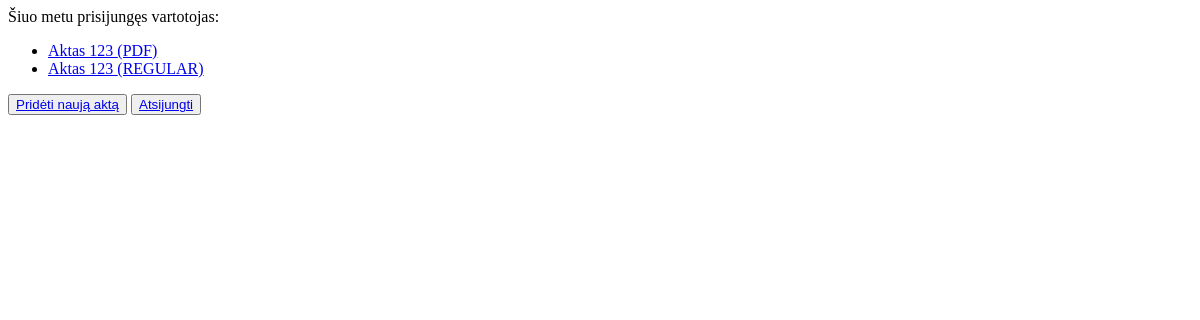
The app's page /polls/ (signed in), older data.
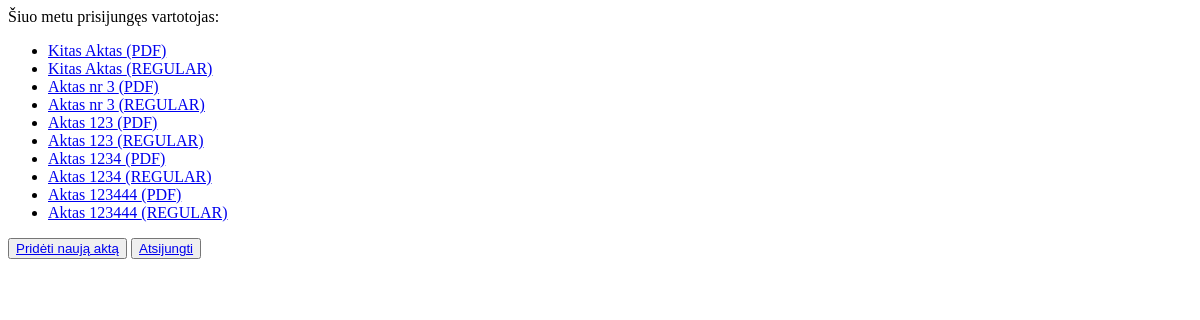
The same page, newer data.
### polls/models.py (models this page shows, shortened)
class Aktas(models.Model):
    pavadinimas = models.CharField(max_length=200, blank=True)
    istaiga = models.CharField(max_length=200)
    data = models.DateTimeField('date published')
    istatymo_nr = models.IntegerField()
    direktorius = models.CharField(max_length=200)
    pirmininkas = models.ForeignKey(Narys, on_delete=models.CASCADE, blank=True, null=True)
    nariai = models.ManyToManyField(Narys, related_name = 'Narys',  blank=True)
    pirkimo_dokumentai = models.ManyToManyField(Pirkimo_Dokumentas)
    vieta = models.ForeignKey(Vieta, on_delete=models.CASCADE)
    vertybe = models.ManyToManyField(Vertybe)
    menesis = models.IntegerField(blank = True, null=True)
    metai = models.IntegerField(blank = True, null=True)

### polls/views.py (the view)
@login_required
def index(request):
    latest_aktas_list = Aktas.objects.order_by('-data')[:5]
    template = loader.get_template('polls/index.html')
    context = { 'latest_aktas_list':latest_aktas_list, }
    return render(request, 'polls/index.html', context)

### polls/templates/polls/index.html
{% if latest_aktas_list %}
<p>Šiuo metu prisijungęs vartotojas: {{user.first_name}} {{user.last_name}} </p>
    <ul>
    {% for aktas in latest_aktas_list %}
    <li><a href="/polls/p/{{ aktas.id }}/">{{ aktas.pavadinimas }} (PDF)</a></li>
    <li><a href="/polls/a/{{ aktas.id }}/">{{ aktas.pavadinimas }} (REGULAR)</a></li>
    {% endfor %}
    </ul>
{% else %}
    <p>polls nepasiekiamas.</p>
{% endif %}
<button><a href="/polls/aktas/add/">Pridėti naują aktą</a></button>
<button><a href="/accounts/logout/">Atsijungti</a></button>

Row changes from the older to the newer data that the page shows:
added Aktas: pavadinimas "Kitas Aktas"
added Aktas: pavadinimas "Aktas nr 3"
added Aktas: pavadinimas "Aktas 1234"
added Aktas: pavadinimas "Aktas 123444"
